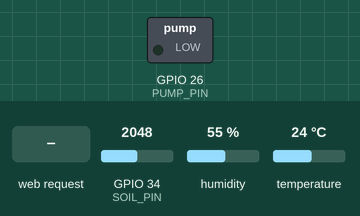
Bench run of a sketch on a simulated ESP32. Parts: switched loads named in the sketch (green lamp = pin HIGH). The test bench sets the inputs (shaded band); at power-on: GPIO 34 (SOIL_PIN) = 2048, humidity 55 %, temperature 24 °C. What the sketch prints to the serial monitor is not drawn.

Above: at 1.2 s.
1.3 s: HTTP request GET /pump?set=on received
At 2.0 s:
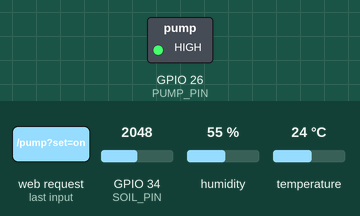
2.8 s: HTTP request GET /pump?set=off received
At 3.1 s:
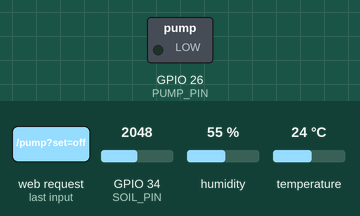
Timing chart, 0 to 5.8 s (numbered marks = the images above; inputs shaded):
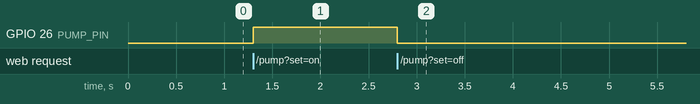

The sketch:

sketch.ino
```cpp
// Lab 4 - Reference solution: phone dashboard served by the ESP32 itself
// Students should generate their own version with an AI assistant using the Lab 4 prompt;
// this file is the facilitators' fallback and answer key.
//
// The ESP32 starts its own WiFi "FarmNode-01" (password farm12345). Join it from a phone
// and open http://192.168.4.1  -> live temp, humidity, soil %, and Pump ON/OFF/AUTO.
// Real hardware only: Wokwi cannot let a phone join a simulated access point.
//
// Wiring: DHT22 DATA -> GPIO 4, soil sensor AOUT -> GPIO 34, relay IN -> GPIO 26 (active HIGH)
// Library: "DHT sensor library for ESPx". WebServer is built into the ESP32 core.

#include <WiFi.h>
#include <WebServer.h>
#include "DHTesp.h"

const char* AP_SSID = "FarmNode-01";
const char* AP_PASS = "farm12345";      // at least 8 characters

const int DHT_PIN = 4, SOIL_PIN = 34, PUMP_PIN = 26;
const int DRY = 3000, WET = 1300;
const int ON_BELOW = 35, OFF_ABOVE = 60;

DHTesp dht;
WebServer server(80);

float tempC = NAN, humidity = NAN;
int soilPct = 0;
bool pumpOn = false;
bool autoMode = false;

const char PAGE[] PROGMEM = R"HTML(
<!doctype html><html><head><meta name="viewport" content="width=device-width,initial-scale=1">
<title>FarmNode-01</title>
<style>
body{font-family:system-ui,sans-serif;margin:0;padding:16px;background:#f3f6f1;color:#17231c}
h1{font-size:22px;margin:0 0 12px}
.grid{display:grid;grid-template-columns:1fr 1fr 1fr;gap:10px}
.card{background:#fff;border:1px solid #cbd6cc;border-radius:12px;padding:12px;text-align:center}
.v{font-size:28px;font-weight:700}.l{font-size:13px;color:#4a5a50}
.pump{margin-top:16px;padding:16px;border-radius:12px;background:#fff;border:1px solid #cbd6cc}
button{font-size:18px;padding:14px;border-radius:10px;border:0;width:32%;color:#fff}
.on{background:#0e5e43}.off{background:#9b2c1f}.auto{background:#2466a8}
#state{font-size:20px;font-weight:700;margin-bottom:10px}
</style></head><body>
<h1>FarmNode-01</h1>
<div class="grid">
 <div class="card"><div class="v" id="t">--</div><div class="l">Temp &deg;C</div></div>
 <div class="card"><div class="v" id="h">--</div><div class="l">Humidity %</div></div>
 <div class="card"><div class="v" id="s">--</div><div class="l">Soil %</div></div>
</div>
<div class="pump"><div id="state">Pump: --</div>
 <button class="on" onclick="cmd('on')">ON</button>
 <button class="off" onclick="cmd('off')">OFF</button>
 <button class="auto" onclick="cmd('auto')">AUTO</button>
</div>
<script>
function show(d){
 document.getElementById('t').textContent=d.temp;
 document.getElementById('h').textContent=d.hum;
 document.getElementById('s').textContent=d.soil;
 document.getElementById('state').textContent='Pump: '+(d.pump?'ON':'OFF')+(d.auto?' (auto)':' (manual)');
}
function refresh(){fetch('/data').then(r=>r.json()).then(show).catch(()=>{});}
function cmd(c){fetch('/pump?set='+c).then(r=>r.json()).then(show);}
setInterval(refresh,2000);refresh();
</script></body></html>
)HTML";

void applyPump() { digitalWrite(PUMP_PIN, pumpOn ? HIGH : LOW); }

String json() {
  return String("{\"temp\":\"") + (isnan(tempC) ? "--" : String(tempC, 1)) +
         "\",\"hum\":\"" + (isnan(humidity) ? "--" : String(humidity, 0)) +
         "\",\"soil\":" + soilPct +
         ",\"pump\":" + (pumpOn ? "true" : "false") +
         ",\"auto\":" + (autoMode ? "true" : "false") + "}";
}

void handleRoot() { server.send_P(200, "text/html", PAGE); }
void handleData() { server.send(200, "application/json", json()); }
void handlePump() {
  String set = server.arg("set");
  if (set == "on")   { autoMode = false; pumpOn = true; }
  if (set == "off")  { autoMode = false; pumpOn = false; }
  if (set == "auto") { autoMode = true; }
  applyPump();
  server.send(200, "application/json", json());
}

void setup() {
  Serial.begin(115200);
  pinMode(PUMP_PIN, OUTPUT);
  applyPump();
  dht.setup(DHT_PIN, DHTesp::DHT22);
  WiFi.softAP(AP_SSID, AP_PASS);
  Serial.println("Join WiFi " + String(AP_SSID) + " and open http://" + WiFi.softAPIP().toString());
  server.on("/", handleRoot);
  server.on("/data", handleData);
  server.on("/pump", handlePump);
  server.begin();
}

uint32_t lastRead = 0;
void loop() {
  server.handleClient();
  if (millis() - lastRead >= 2000) {
    lastRead = millis();
    TempAndHumidity d = dht.getTempAndHumidity();
    if (dht.getStatus() == 0) { tempC = d.temperature; humidity = d.humidity; }
    soilPct = constrain(map(analogRead(SOIL_PIN), DRY, WET, 0, 100), 0, 100);
    if (autoMode) {
      if (soilPct < ON_BELOW)  pumpOn = true;
      if (soilPct > OFF_ABOVE) pumpOn = false;
      applyPump();
    }
  }
}
```

Measured:
- after the input at 1.3 s, GPIO 26 (PUMP_PIN): LOW → HIGH at once
- after the input at 2.8 s, GPIO 26 (PUMP_PIN): HIGH → LOW at once
